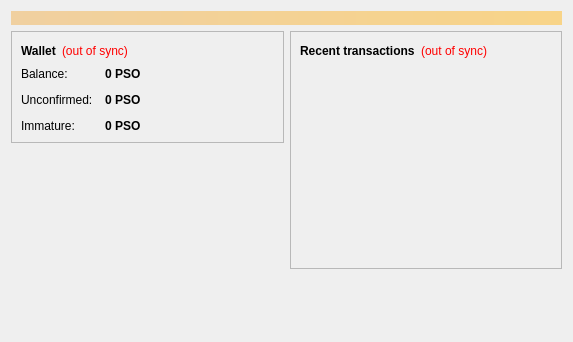
<?xml version="1.0" encoding="UTF-8"?>
<ui version="4.0">
 <class>OverviewPage</class>
 <widget class="QWidget" name="OverviewPage">
  <property name="geometry">
   <rect>
    <x>0</x>
    <y>0</y>
    <width>573</width>
    <height>342</height>
   </rect>
  </property>
  <property name="windowTitle">
   <string>Form</string>
  </property>
  <layout class="QVBoxLayout" name="topLayout">
   <item>
    <widget class="QLabel" name="labelAlerts">
     <property name="visible">
      <bool>false</bool>
     </property>
     <property name="styleSheet">
      <string notr="true">background-color: qlineargradient(x1: 0, y1: 0, x2: 1, y2: 0, stop:0 #F0D0A0, stop:1 #F8D488); color:#000000;</string>
     </property>
     <property name="wordWrap">
      <bool>true</bool>
     </property>
     <property name="margin">
      <number>3</number>
     </property>
    </widget>
   </item>
   <item>
    <layout class="QHBoxLayout" name="horizontalLayout" stretch="1,1">
     <item>
      <layout class="QVBoxLayout" name="verticalLayout_2">
       <item>
        <widget class="QFrame" name="frame">
         <property name="frameShape">
          <enum>QFrame::StyledPanel</enum>
         </property>
         <property name="frameShadow">
          <enum>QFrame::Raised</enum>
         </property>
         <layout class="QVBoxLayout" name="verticalLayout_4">
          <item>
           <layout class="QHBoxLayout" name="horizontalLayout_4">
            <item>
             <widget class="QLabel" name="label_5">
              <property name="font">
               <font>
                <weight>75</weight>
                <bold>true</bold>
               </font>
              </property>
              <property name="text">
               <string>Wallet</string>
              </property>
             </widget>
            </item>
            <item>
             <widget class="QLabel" name="labelWalletStatus">
              <property name="toolTip">
               <string>The displayed information may be out of date. Your wallet automatically synchronizes with the Peso network after a connection is established, but this process has not completed yet.</string>
              </property>
              <property name="styleSheet">
               <string notr="true">QLabel { color: red; }</string>
              </property>
              <property name="text">
               <string notr="true">(out of sync)</string>
              </property>
              <property name="alignment">
               <set>Qt::AlignLeading|Qt::AlignLeft|Qt::AlignVCenter</set>
              </property>
             </widget>
            </item>
            <item>
             <spacer name="horizontalSpacer_2">
              <property name="orientation">
               <enum>Qt::Horizontal</enum>
              </property>
              <property name="sizeHint" stdset="0">
               <size>
                <width>40</width>
                <height>20</height>
               </size>
              </property>
             </spacer>
            </item>
           </layout>
          </item>
          <item>
           <layout class="QFormLayout" name="formLayout_2">
            <property name="fieldGrowthPolicy">
             <enum>QFormLayout::AllNonFixedFieldsGrow</enum>
            </property>
            <property name="horizontalSpacing">
             <number>12</number>
            </property>
            <property name="verticalSpacing">
             <number>12</number>
            </property>
            <item row="0" column="0">
             <widget class="QLabel" name="label">
              <property name="text">
               <string>Balance:</string>
              </property>
             </widget>
            </item>
            <item row="0" column="1">
             <widget class="QLabel" name="labelBalance">
              <property name="font">
               <font>
                <weight>75</weight>
                <bold>true</bold>
               </font>
              </property>
              <property name="cursor">
               <cursorShape>IBeamCursor</cursorShape>
              </property>
              <property name="toolTip">
               <string>Your current balance</string>
              </property>
              <property name="text">
               <string notr="true">0 PSO</string>
              </property>
              <property name="textInteractionFlags">
               <set>Qt::LinksAccessibleByMouse|Qt::TextSelectableByKeyboard|Qt::TextSelectableByMouse</set>
              </property>
             </widget>
            </item>
            <item row="1" column="0">
             <widget class="QLabel" name="label_3">
              <property name="text">
               <string>Unconfirmed:</string>
              </property>
             </widget>
            </item>
            <item row="1" column="1">
             <widget class="QLabel" name="labelUnconfirmed">
              <property name="font">
               <font>
                <weight>75</weight>
                <bold>true</bold>
               </font>
              </property>
              <property name="cursor">
               <cursorShape>IBeamCursor</cursorShape>
              </property>
              <property name="toolTip">
               <string>Total of transactions that have yet to be confirmed, and do not yet count toward the current balance</string>
              </property>
              <property name="text">
               <string notr="true">0 PSO</string>
              </property>
              <property name="textInteractionFlags">
               <set>Qt::LinksAccessibleByMouse|Qt::TextSelectableByKeyboard|Qt::TextSelectableByMouse</set>
              </property>
             </widget>
            </item>
            <item row="2" column="0">
             <widget class="QLabel" name="labelImmatureText">
              <property name="text">
               <string>Immature:</string>
              </property>
             </widget>
            </item>
            <item row="2" column="1">
             <widget class="QLabel" name="labelImmature">
              <property name="font">
               <font>
                <weight>75</weight>
                <bold>true</bold>
               </font>
              </property>
              <property name="toolTip">
               <string>Mined balance that has not yet matured</string>
              </property>
              <property name="text">
               <string notr="true">0 PSO</string>
              </property>
              <property name="textInteractionFlags">
               <set>Qt::LinksAccessibleByMouse|Qt::TextSelectableByKeyboard|Qt::TextSelectableByMouse</set>
              </property>
             </widget>
            </item>
           </layout>
          </item>
         </layout>
        </widget>
       </item>
       <item>
        <spacer name="verticalSpacer">
         <property name="orientation">
          <enum>Qt::Vertical</enum>
         </property>
         <property name="sizeHint" stdset="0">
          <size>
           <width>20</width>
           <height>40</height>
          </size>
         </property>
        </spacer>
       </item>
      </layout>
     </item>
     <item>
      <layout class="QVBoxLayout" name="verticalLayout_3">
       <item>
        <widget class="QFrame" name="frame_2">
         <property name="frameShape">
          <enum>QFrame::StyledPanel</enum>
         </property>
         <property name="frameShadow">
          <enum>QFrame::Raised</enum>
         </property>
         <layout class="QVBoxLayout" name="verticalLayout">
          <item>
           <layout class="QHBoxLayout" name="horizontalLayout_2">
            <item>
             <widget class="QLabel" name="label_4">
              <property name="text">
               <string>&lt;b&gt;Recent transactions&lt;/b&gt;</string>
              </property>
             </widget>
            </item>
            <item>
             <widget class="QLabel" name="labelTransactionsStatus">
              <property name="toolTip">
               <string>The displayed information may be out of date. Your wallet automatically synchronizes with the Peso network after a connection is established, but this process has not completed yet.</string>
              </property>
              <property name="styleSheet">
               <string notr="true">QLabel { color: red; }</string>
              </property>
              <property name="text">
               <string notr="true">(out of sync)</string>
              </property>
              <property name="alignment">
               <set>Qt::AlignRight|Qt::AlignTrailing|Qt::AlignVCenter</set>
              </property>
             </widget>
            </item>
            <item>
             <spacer name="horizontalSpacer">
              <property name="orientation">
               <enum>Qt::Horizontal</enum>
              </property>
              <property name="sizeHint" stdset="0">
               <size>
                <width>40</width>
                <height>20</height>
               </size>
              </property>
             </spacer>
            </item>
           </layout>
          </item>
          <item>
           <widget class="QListView" name="listTransactions">
            <property name="styleSheet">
             <string notr="true">QListView { background: transparent; }</string>
            </property>
            <property name="frameShape">
             <enum>QFrame::NoFrame</enum>
            </property>
            <property name="verticalScrollBarPolicy">
             <enum>Qt::ScrollBarAlwaysOff</enum>
            </property>
            <property name="horizontalScrollBarPolicy">
             <enum>Qt::ScrollBarAlwaysOff</enum>
            </property>
            <property name="selectionMode">
             <enum>QAbstractItemView::NoSelection</enum>
            </property>
           </widget>
          </item>
         </layout>
        </widget>
       </item>
       <item>
        <spacer name="verticalSpacer_2">
         <property name="orientation">
          <enum>Qt::Vertical</enum>
         </property>
         <property name="sizeHint" stdset="0">
          <size>
           <width>20</width>
           <height>40</height>
          </size>
         </property>
        </spacer>
       </item>
      </layout>
     </item>
    </layout>
   </item>
  </layout>
 </widget>
 <resources/>
 <connections/>
</ui>
